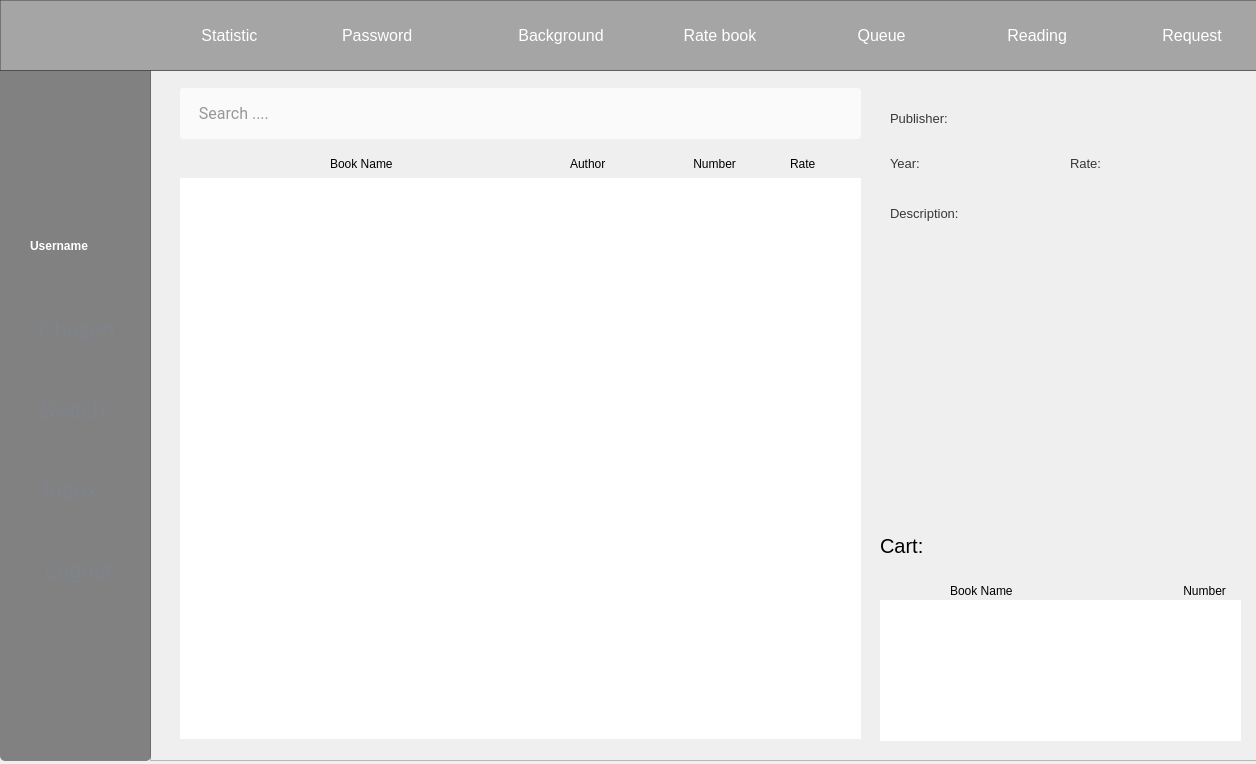
<?xml version="1.0" encoding="UTF-8"?>
<ui version="4.0">
 <class>Reader</class>
 <widget class="QWidget" name="Reader">
  <property name="geometry">
   <rect>
    <x>0</x>
    <y>0</y>
    <width>1256</width>
    <height>764</height>
   </rect>
  </property>
  <property name="windowTitle">
   <string>Reader</string>
  </property>
  <property name="windowIcon">
   <iconset resource="LIBPRO.qrc">
    <normaloff>:/icon/Resources/icon/LP icon.png</normaloff>:/icon/Resources/icon/LP icon.png</iconset>
  </property>
  <property name="styleSheet">
   <string notr="true">QTableWidget:item

{
color:rgb(53, 54, 56);
padding:5px;
margin:15px;
margin-left:0px;
font-size:12px;

font-family:&quot;Open Sans&quot;;
border:0px;

}

QTableWidget::item:selected
{
background-color:red;
}
#publicChat:hover {
background: qradialgradient(cx: 0.3, cy: -0.4,
fx: 0.3, fy: -0.4,
radius: 1.35, stop: 0 rgb(238,226,191), stop: 1 #e5efff);
border-radius: 7px;
}
#accountStatistic:hover {
background: qradialgradient(cx: 0.3, cy: -0.4,
fx: 0.3, fy: -0.4,
radius: 1.35, stop: 0 rgb(238,226,191), stop: 1 #e5efff);
border-radius: 7px;
}
#rentingBook:hover {
background: qradialgradient(cx: 0.3, cy: -0.4,
fx: 0.3, fy: -0.4,
radius: 1.35, stop: 0 rgb(238,226,191), stop: 1 #e5efff);
border-radius: 7px;
}
#logout:hover {
background: qradialgradient(cx: 0.3, cy: -0.4,
fx: 0.3, fy: -0.4,
radius: 1.35, stop: 0 rgb(238,226,191), stop: 1 #e5efff);
border-radius: 7px;
}
#addbtn:hover {
background: qradialgradient(cx: 0.3, cy: -0.4,
fx: 0.3, fy: -0.4,
radius: 1.35, stop: 0 rgb(241, 243, 244), stop: 1 #e5efff);
border-radius: 7px;
}
#removebtn:hover {
background: qradialgradient(cx: 0.3, cy: -0.4,
fx: 0.3, fy: -0.4,
radius: 1.35, stop: 0 rgb(241, 243, 244), stop: 1 #e5efff);
border-radius: 7px;
}
QPushButton {	
color: #333;
border: 2px solid #555;
border-radius: 11px;
padding: 5px;
background: qradialgradient(cx: 0.3, cy: -0.4,
fx: 0.3, fy: -0.4,
radius: 1.35, stop: 0 #fff, stop: 1 #888);
min-width: 80px;
background-color: rgba(255,255,255, .5);
}

QPushButton:hover {
background: qradialgradient(cx: 0.3, cy: -0.4,
fx: 0.3, fy: -0.4,
radius: 1.35, stop: 0 #fff, stop: 1 rgb(212, 236, 215));
}

QPushButton:pressed {
background: qradialgradient(cx: 0.4, cy: -0.1,
fx: 0.4, fy: -0.1,
radius: 1.35, stop: 0 #fff, stop: 1 #ddd);
}
#Reader{
border-image: url(:/appscreen/Resources/appscreen/2.jpg);
}


</string>
  </property>
  <widget class="QFrame" name="frame">
   <property name="geometry">
    <rect>
     <x>150</x>
     <y>70</y>
     <width>1111</width>
     <height>691</height>
    </rect>
   </property>
   <property name="styleSheet">
    <string notr="true">QFrame{background-color:rgba(255,255,255,0.1);
border-radius:0px;}
QLabel { font-family: &quot;Ubuntu Light&quot;; font-weight:500;
color:white;
background-color:transparent;
font-size: 13px;};</string>
   </property>
   <property name="frameShape">
    <enum>QFrame::StyledPanel</enum>
   </property>
   <property name="frameShadow">
    <enum>QFrame::Raised</enum>
   </property>
   <widget class="QLabel" name="Usernamelbl_4">
    <property name="geometry">
     <rect>
      <x>640</x>
      <y>78</y>
      <width>91</width>
      <height>31</height>
     </rect>
    </property>
    <property name="styleSheet">
     <string notr="true"/>
    </property>
    <property name="text">
     <string>Rate</string>
    </property>
   </widget>
   <widget class="QPushButton" name="addbtn">
    <property name="geometry">
     <rect>
      <x>900</x>
      <y>440</y>
      <width>90</width>
      <height>61</height>
     </rect>
    </property>
    <property name="sizePolicy">
     <sizepolicy hsizetype="Fixed" vsizetype="Fixed">
      <horstretch>0</horstretch>
      <verstretch>0</verstretch>
     </sizepolicy>
    </property>
    <property name="minimumSize">
     <size>
      <width>90</width>
      <height>0</height>
     </size>
    </property>
    <property name="whatsThis">
     <string>Add
</string>
    </property>
    <property name="styleSheet">
     <string notr="true">border: 0px;
border-radius:4px;
border-bottom-right-radius:0px;
border-top-right-radius:0;</string>
    </property>
    <property name="text">
     <string/>
    </property>
    <property name="icon">
     <iconset resource="LIBPRO.qrc">
      <normaloff>:/icon/Resources/icon/cart(4).png</normaloff>:/icon/Resources/icon/cart(4).png</iconset>
    </property>
    <property name="iconSize">
     <size>
      <width>45</width>
      <height>45</height>
     </size>
    </property>
   </widget>
   <widget class="QLabel" name="Usernamelbl_7">
    <property name="geometry">
     <rect>
      <x>1030</x>
      <y>500</y>
      <width>81</width>
      <height>41</height>
     </rect>
    </property>
    <property name="styleSheet">
     <string notr="true"/>
    </property>
    <property name="text">
     <string> Number</string>
    </property>
   </widget>
   <widget class="QLabel" name="Usernamelbl_2">
    <property name="geometry">
     <rect>
      <x>180</x>
      <y>78</y>
      <width>91</width>
      <height>31</height>
     </rect>
    </property>
    <property name="styleSheet">
     <string notr="true"/>
    </property>
    <property name="text">
     <string>Book Name </string>
    </property>
   </widget>
   <widget class="QPushButton" name="removebtn">
    <property name="geometry">
     <rect>
      <x>990</x>
      <y>440</y>
      <width>91</width>
      <height>61</height>
     </rect>
    </property>
    <property name="minimumSize">
     <size>
      <width>90</width>
      <height>0</height>
     </size>
    </property>
    <property name="whatsThis">
     <string>Remove
</string>
    </property>
    <property name="styleSheet">
     <string notr="true">border: 0px;
border-radius:4px;
border-bottom-left-radius:0px;
border-top-left-radius:0;</string>
    </property>
    <property name="text">
     <string/>
    </property>
    <property name="icon">
     <iconset resource="LIBPRO.qrc">
      <normaloff>:/icon/Resources/icon/cart (2).png</normaloff>:/icon/Resources/icon/cart (2).png</iconset>
    </property>
    <property name="iconSize">
     <size>
      <width>45</width>
      <height>45</height>
     </size>
    </property>
   </widget>
   <widget class="QLineEdit" name="searchBar">
    <property name="geometry">
     <rect>
      <x>30</x>
      <y>18</y>
      <width>681</width>
      <height>51</height>
     </rect>
    </property>
    <property name="sizePolicy">
     <sizepolicy hsizetype="Expanding" vsizetype="Fixed">
      <horstretch>0</horstretch>
      <verstretch>0</verstretch>
     </sizepolicy>
    </property>
    <property name="minimumSize">
     <size>
      <width>0</width>
      <height>25</height>
     </size>
    </property>
    <property name="styleSheet">
     <string notr="true">border-radius: 3px;
background-color: rgba(255,255,255,0.7);
font-family: Roboto;
font-size:16px;
color:rgb(53, 54, 56);
font-weight:400;
padding:5px;</string>
    </property>
    <property name="text">
     <string/>
    </property>
    <property name="placeholderText">
     <string>   Search ....</string>
    </property>
   </widget>
   <widget class="QLabel" name="Usernamelbl_3">
    <property name="geometry">
     <rect>
      <x>420</x>
      <y>78</y>
      <width>91</width>
      <height>31</height>
     </rect>
    </property>
    <property name="styleSheet">
     <string notr="true"/>
    </property>
    <property name="text">
     <string>Author</string>
    </property>
   </widget>
   <widget class="QLabel" name="Usernamelbl_6">
    <property name="geometry">
     <rect>
      <x>800</x>
      <y>500</y>
      <width>91</width>
      <height>41</height>
     </rect>
    </property>
    <property name="styleSheet">
     <string notr="true"/>
    </property>
    <property name="text">
     <string>Book Name </string>
    </property>
   </widget>
   <widget class="QTableWidget" name="bookList">
    <property name="geometry">
     <rect>
      <x>30</x>
      <y>108</y>
      <width>681</width>
      <height>561</height>
     </rect>
    </property>
    <property name="styleSheet">
     <string notr="true">border: 0;
	font: 10pt &quot;Segoe UI&quot;;
font-weight:600;
border-radius: 5px;background-color: rgba(255, 255, 255, .4);alternate-background-color:rgba(159, 173, 201,0.2);selection-background-color:red;</string>
    </property>
   </widget>
   <widget class="QLabel" name="Usernamelbl_5">
    <property name="geometry">
     <rect>
      <x>540</x>
      <y>78</y>
      <width>91</width>
      <height>31</height>
     </rect>
    </property>
    <property name="styleSheet">
     <string notr="true"/>
    </property>
    <property name="text">
     <string> Number</string>
    </property>
   </widget>
   <widget class="QWidget" name="horizontalWidget_3" native="true">
    <property name="geometry">
     <rect>
      <x>730</x>
      <y>18</y>
      <width>361</width>
      <height>401</height>
     </rect>
    </property>
    <property name="toolTipDuration">
     <number>13</number>
    </property>
    <property name="styleSheet">
     <string notr="true">#horizontalWidget_3 {border: 0;
	font: 10pt &quot;Segoe UI&quot;;
border-radius: 5px;background-color: rgba(255, 255, 255, .7);}</string>
    </property>
    <widget class="QLabel" name="description">
     <property name="geometry">
      <rect>
       <x>20</x>
       <y>130</y>
       <width>331</width>
       <height>251</height>
      </rect>
     </property>
     <property name="layoutDirection">
      <enum>Qt::LeftToRight</enum>
     </property>
     <property name="styleSheet">
      <string notr="true">color: black;
font-size: 14px;
font: 10pt &quot;Comic Sans MS&quot;;

color:white;
background-color:transparent;color:rgb(53, 54, 56);
margin: 8</string>
     </property>
     <property name="text">
      <string/>
     </property>
     <property name="alignment">
      <set>Qt::AlignLeading|Qt::AlignLeft|Qt::AlignTop</set>
     </property>
    </widget>
    <widget class="QLabel" name="label_7">
     <property name="geometry">
      <rect>
       <x>10</x>
       <y>110</y>
       <width>101</width>
       <height>31</height>
      </rect>
     </property>
     <property name="styleSheet">
      <string notr="true">color: rgb(55, 55, 55);
font-size: 13px;</string>
     </property>
     <property name="text">
      <string>Description:</string>
     </property>
    </widget>
    <widget class="QLabel" name="label_4">
     <property name="geometry">
      <rect>
       <x>10</x>
       <y>20</y>
       <width>81</width>
       <height>21</height>
      </rect>
     </property>
     <property name="sizePolicy">
      <sizepolicy hsizetype="Fixed" vsizetype="Preferred">
       <horstretch>0</horstretch>
       <verstretch>0</verstretch>
      </sizepolicy>
     </property>
     <property name="styleSheet">
      <string notr="true">color: rgb(55, 55, 55);
font-size: 13px;</string>
     </property>
     <property name="text">
      <string>Publisher:</string>
     </property>
    </widget>
    <widget class="QLabel" name="bookName">
     <property name="geometry">
      <rect>
       <x>110</x>
       <y>0</y>
       <width>221</width>
       <height>61</height>
      </rect>
     </property>
     <property name="sizePolicy">
      <sizepolicy hsizetype="Fixed" vsizetype="Fixed">
       <horstretch>0</horstretch>
       <verstretch>0</verstretch>
      </sizepolicy>
     </property>
     <property name="minimumSize">
      <size>
       <width>200</width>
       <height>0</height>
      </size>
     </property>
     <property name="contextMenuPolicy">
      <enum>Qt::NoContextMenu</enum>
     </property>
     <property name="styleSheet">
      <string notr="true">font: 10pt &quot;Comic Sans MS&quot;;

color:white;
background-color:transparent;color:rgb(53, 54, 56);
margin: 8</string>
     </property>
     <property name="text">
      <string/>
     </property>
    </widget>
    <widget class="QLabel" name="author">
     <property name="geometry">
      <rect>
       <x>70</x>
       <y>50</y>
       <width>111</width>
       <height>41</height>
      </rect>
     </property>
     <property name="styleSheet">
      <string notr="true">font: 10pt &quot;Comic Sans MS&quot;;

color:white;
background-color:transparent;color:rgb(53, 54, 56);
margin: 8</string>
     </property>
     <property name="text">
      <string/>
     </property>
    </widget>
    <widget class="QLabel" name="label_6">
     <property name="geometry">
      <rect>
       <x>10</x>
       <y>60</y>
       <width>71</width>
       <height>31</height>
      </rect>
     </property>
     <property name="sizePolicy">
      <sizepolicy hsizetype="Fixed" vsizetype="Preferred">
       <horstretch>0</horstretch>
       <verstretch>0</verstretch>
      </sizepolicy>
     </property>
     <property name="styleSheet">
      <string notr="true">color: rgb(55, 55, 55);
font-size: 13px;</string>
     </property>
     <property name="text">
      <string>Year:</string>
     </property>
    </widget>
    <widget class="QLabel" name="rating2">
     <property name="geometry">
      <rect>
       <x>190</x>
       <y>60</y>
       <width>71</width>
       <height>31</height>
      </rect>
     </property>
     <property name="sizePolicy">
      <sizepolicy hsizetype="Fixed" vsizetype="Preferred">
       <horstretch>0</horstretch>
       <verstretch>0</verstretch>
      </sizepolicy>
     </property>
     <property name="styleSheet">
      <string notr="true">color: rgb(55, 55, 55);
font-size: 13px;</string>
     </property>
     <property name="text">
      <string>Rate:</string>
     </property>
    </widget>
    <widget class="QLabel" name="rating">
     <property name="geometry">
      <rect>
       <x>250</x>
       <y>50</y>
       <width>111</width>
       <height>41</height>
      </rect>
     </property>
     <property name="styleSheet">
      <string notr="true">font: 10pt &quot;Comic Sans MS&quot;;

color:white;
background-color:transparent;color:rgb(53, 54, 56);
margin: 8</string>
     </property>
     <property name="text">
      <string/>
     </property>
    </widget>
   </widget>
   <widget class="QLabel" name="label_2">
    <property name="geometry">
     <rect>
      <x>730</x>
      <y>450</y>
      <width>51</width>
      <height>51</height>
     </rect>
    </property>
    <property name="styleSheet">
     <string notr="true">font-size: 20px;
</string>
    </property>
    <property name="text">
     <string>Cart:</string>
    </property>
   </widget>
   <widget class="QTableWidget" name="borrowBook">
    <property name="geometry">
     <rect>
      <x>730</x>
      <y>530</y>
      <width>361</width>
      <height>141</height>
     </rect>
    </property>
    <property name="styleSheet">
     <string notr="true">border: 0;
	font: 9pt &quot;Segoe UI&quot;;
font-weight:600;
border-radius: 5px;background-color: rgba(255, 255, 255, .9);alternate-background-color:rgba(159, 173, 201,0.6);selection-background-color:red;</string>
    </property>
   </widget>
  </widget>
  <widget class="QFrame" name="frame_3">
   <property name="geometry">
    <rect>
     <x>0</x>
     <y>0</y>
     <width>1261</width>
     <height>71</height>
    </rect>
   </property>
   <property name="styleSheet">
    <string notr="true">QFrame{border-top-radius:5px;background-color:rgba(55,55,55,0.4);}
QPushButton {	
color: #333;
border: 2px solid #555;
padding: 5px;
background: qradialgradient(cx: 0.3, cy: -0.4,
fx: 0.3, fy: -0.4,
radius: 1.35, stop: 0 #fff, stop: 1 #888);
min-width: 80px;
background-color: rgba(55,55,55, .3);
border: 0px;
border-radius:0px;
border-left:10;
border-color:white;
color:white;
font-family: &quot;Ubuntu Light&quot;;
font-size: 16px;
}
QPushButton:hover {
background-color:rgba(55,55,55,1);
}

QPushButton:pressed {
background: qradialgradient(cx: 0.4, cy: -0.1,
fx: 0.4, fy: -0.1,
radius: 1.35, stop: 0 #fff, stop: 1 #ddd);
}</string>
   </property>
   <property name="frameShape">
    <enum>QFrame::StyledPanel</enum>
   </property>
   <property name="frameShadow">
    <enum>QFrame::Raised</enum>
   </property>
   <widget class="QPushButton" name="publicChat_3">
    <property name="geometry">
     <rect>
      <x>950</x>
      <y>0</y>
      <width>161</width>
      <height>71</height>
     </rect>
    </property>
    <property name="toolTip">
     <string>Book you have been renting (and haven't returned yet)</string>
    </property>
    <property name="whatsThis">
     <string>Renting book</string>
    </property>
    <property name="styleSheet">
     <string notr="true"/>
    </property>
    <property name="text">
     <string>   Reading</string>
    </property>
    <property name="icon">
     <iconset resource="LIBPRO.qrc">
      <normaloff>:/icon/Resources/icon/open-book (1).png</normaloff>:/icon/Resources/icon/open-book (1).png</iconset>
    </property>
    <property name="iconSize">
     <size>
      <width>35</width>
      <height>35</height>
     </size>
    </property>
   </widget>
   <widget class="QPushButton" name="publicChat">
    <property name="geometry">
     <rect>
      <x>790</x>
      <y>0</y>
      <width>161</width>
      <height>71</height>
     </rect>
    </property>
    <property name="toolTip">
     <string>Your queue books  - please come to library to get them</string>
    </property>
    <property name="whatsThis">
     <string>Add
</string>
    </property>
    <property name="styleSheet">
     <string notr="true"/>
    </property>
    <property name="text">
     <string>     Queue</string>
    </property>
    <property name="icon">
     <iconset resource="LIBPRO.qrc">
      <normaloff>:/icon/Resources/icon/books (1).png</normaloff>:/icon/Resources/icon/books (1).png</iconset>
    </property>
    <property name="iconSize">
     <size>
      <width>35</width>
      <height>35</height>
     </size>
    </property>
   </widget>
   <widget class="QPushButton" name="publicChat_4">
    <property name="geometry">
     <rect>
      <x>150</x>
      <y>0</y>
      <width>141</width>
      <height>71</height>
     </rect>
    </property>
    <property name="toolTip">
     <string>Account statistic</string>
    </property>
    <property name="whatsThis">
     <string>Add
</string>
    </property>
    <property name="styleSheet">
     <string notr="true"/>
    </property>
    <property name="text">
     <string>    Statistic</string>
    </property>
    <property name="icon">
     <iconset resource="LIBPRO.qrc">
      <normaloff>:/icon/Resources/icon/line-chart.png</normaloff>:/icon/Resources/icon/line-chart.png</iconset>
    </property>
    <property name="iconSize">
     <size>
      <width>35</width>
      <height>35</height>
     </size>
    </property>
   </widget>
   <widget class="QPushButton" name="logout_2">
    <property name="geometry">
     <rect>
      <x>450</x>
      <y>0</y>
      <width>191</width>
      <height>71</height>
     </rect>
    </property>
    <property name="toolTip">
     <string>set theme for current window</string>
    </property>
    <property name="whatsThis">
     <string>Change theme</string>
    </property>
    <property name="styleSheet">
     <string notr="true"/>
    </property>
    <property name="text">
     <string>       Background</string>
    </property>
    <property name="icon">
     <iconset resource="LIBPRO.qrc">
      <normaloff>:/icon/Resources/icon/567.png</normaloff>:/icon/Resources/icon/567.png</iconset>
    </property>
    <property name="iconSize">
     <size>
      <width>35</width>
      <height>35</height>
     </size>
    </property>
   </widget>
   <widget class="QPushButton" name="publicChat_5">
    <property name="geometry">
     <rect>
      <x>290</x>
      <y>0</y>
      <width>161</width>
      <height>71</height>
     </rect>
    </property>
    <property name="toolTip">
     <string>Change your password
</string>
    </property>
    <property name="whatsThis">
     <string>Add
</string>
    </property>
    <property name="styleSheet">
     <string notr="true"/>
    </property>
    <property name="text">
     <string>   Password</string>
    </property>
    <property name="icon">
     <iconset resource="LIBPRO.qrc">
      <normaloff>:/icon/Resources/icon/345.png</normaloff>:/icon/Resources/icon/345.png</iconset>
    </property>
    <property name="iconSize">
     <size>
      <width>35</width>
      <height>35</height>
     </size>
    </property>
   </widget>
   <widget class="QPushButton" name="rate">
    <property name="geometry">
     <rect>
      <x>640</x>
      <y>0</y>
      <width>151</width>
      <height>71</height>
     </rect>
    </property>
    <property name="toolTip">
     <string>Switch role 
</string>
    </property>
    <property name="whatsThis">
     <string>Add
</string>
    </property>
    <property name="styleSheet">
     <string notr="true"/>
    </property>
    <property name="text">
     <string>  Rate book</string>
    </property>
    <property name="icon">
     <iconset resource="LIBPRO.qrc">
      <normaloff>:/icon/Resources/icon/starr.png</normaloff>:/icon/Resources/icon/starr.png</iconset>
    </property>
    <property name="iconSize">
     <size>
      <width>35</width>
      <height>35</height>
     </size>
    </property>
   </widget>
   <widget class="QPushButton" name="requestbtn">
    <property name="geometry">
     <rect>
      <x>1110</x>
      <y>0</y>
      <width>151</width>
      <height>71</height>
     </rect>
    </property>
    <property name="styleSheet">
     <string notr="true"/>
    </property>
    <property name="text">
     <string>   Request</string>
    </property>
    <property name="icon">
     <iconset resource="LIBPRO.qrc">
      <normaloff>:/icon/Resources/icon/6969.png</normaloff>:/icon/Resources/icon/6969.png</iconset>
    </property>
    <property name="iconSize">
     <size>
      <width>35</width>
      <height>35</height>
     </size>
    </property>
   </widget>
  </widget>
  <widget class="QFrame" name="frame_2">
   <property name="geometry">
    <rect>
     <x>0</x>
     <y>70</y>
     <width>151</width>
     <height>691</height>
    </rect>
   </property>
   <property name="styleSheet">
    <string notr="true">QFrame{background-color:rgba(55,55,55,0.6);
border-bottom-left-radius:5px;border-bottom-right-radius:5px;}QPushButton {	
color: #333;
border: 2px solid #555;
border-radius: 11px;
padding: 5px;
background: qradialgradient(cx: 0.3, cy: -0.4,
fx: 0.3, fy: -0.4,
radius: 1.35, stop: 0 #fff, stop: 1 #888);
min-width: 80px;
background-color: rgba(55,55,55, .3);
}
QPushButton:hover {
background-color:rgba(55,55,55,1);
color: white;
}

QPushButton:pressed {
background: qradialgradient(cx: 0.4, cy: -0.1,
fx: 0.4, fy: -0.1,
radius: 1.35, stop: 0 #fff, stop: 1 #ddd);
}
QPushButton {
border: 0px;
font: 87 8pt &quot;Ubuntu Light&quot;;
color:rgb(126, 131, 140);
border-radius:0px;
font-size:22px;
}

</string>
   </property>
   <property name="frameShape">
    <enum>QFrame::StyledPanel</enum>
   </property>
   <property name="frameShadow">
    <enum>QFrame::Raised</enum>
   </property>
   <widget class="QPushButton" name="bookListbtn">
    <property name="geometry">
     <rect>
      <x>-10</x>
      <y>220</y>
      <width>161</width>
      <height>81</height>
     </rect>
    </property>
    <property name="styleSheet">
     <string notr="true"/>
    </property>
    <property name="text">
     <string>  Chosen</string>
    </property>
    <property name="icon">
     <iconset resource="LIBPRO.qrc">
      <normaloff>:/icon/Resources/icon/order.png</normaloff>:/icon/Resources/icon/order.png</iconset>
    </property>
    <property name="iconSize">
     <size>
      <width>40</width>
      <height>50</height>
     </size>
    </property>
   </widget>
   <widget class="QLabel" name="size">
    <property name="geometry">
     <rect>
      <x>40</x>
      <y>270</y>
      <width>21</width>
      <height>20</height>
     </rect>
    </property>
    <property name="styleSheet">
     <string notr="true">background-color:transparent;color: red; 
</string>
    </property>
    <property name="text">
     <string/>
    </property>
   </widget>
   <widget class="QLabel" name="Usernamelbl">
    <property name="geometry">
     <rect>
      <x>30</x>
      <y>160</y>
      <width>91</width>
      <height>31</height>
     </rect>
    </property>
    <property name="styleSheet">
     <string notr="true">font: 10pt &quot;Segoe UI&quot;;
font-weight:500;
color:white;background-color:transparent;</string>
    </property>
    <property name="text">
     <string>Username</string>
    </property>
   </widget>
   <widget class="QPushButton" name="rolebtn">
    <property name="geometry">
     <rect>
      <x>0</x>
      <y>300</y>
      <width>151</width>
      <height>81</height>
     </rect>
    </property>
    <property name="styleSheet">
     <string notr="true"/>
    </property>
    <property name="text">
     <string> Switch  </string>
    </property>
    <property name="icon">
     <iconset resource="LIBPRO.qrc">
      <normaloff>:/icon/Resources/icon/shuffle (1).png</normaloff>:/icon/Resources/icon/shuffle (1).png</iconset>
    </property>
    <property name="iconSize">
     <size>
      <width>50</width>
      <height>50</height>
     </size>
    </property>
   </widget>
   <widget class="QPushButton" name="accountbtn">
    <property name="geometry">
     <rect>
      <x>-10</x>
      <y>380</y>
      <width>161</width>
      <height>81</height>
     </rect>
    </property>
    <property name="styleSheet">
     <string notr="true"/>
    </property>
    <property name="text">
     <string>Inbox</string>
    </property>
    <property name="icon">
     <iconset resource="LIBPRO.qrc">
      <normaloff>:/icon/Resources/icon/earth-globe.png</normaloff>:/icon/Resources/icon/earth-globe.png</iconset>
    </property>
    <property name="iconSize">
     <size>
      <width>50</width>
      <height>50</height>
     </size>
    </property>
   </widget>
   <widget class="QPushButton" name="logout">
    <property name="geometry">
     <rect>
      <x>0</x>
      <y>460</y>
      <width>151</width>
      <height>81</height>
     </rect>
    </property>
    <property name="toolTip">
     <string>Log out
</string>
    </property>
    <property name="whatsThis">
     <string>Add
</string>
    </property>
    <property name="styleSheet">
     <string notr="true"/>
    </property>
    <property name="text">
     <string> Logout</string>
    </property>
    <property name="icon">
     <iconset resource="LIBPRO.qrc">
      <normaloff>:/icon/Resources/icon/logout (10).png</normaloff>:/icon/Resources/icon/logout (10).png</iconset>
    </property>
    <property name="iconSize">
     <size>
      <width>50</width>
      <height>50</height>
     </size>
    </property>
   </widget>
   <widget class="QPushButton" name="pushButton">
    <property name="geometry">
     <rect>
      <x>10</x>
      <y>30</y>
      <width>131</width>
      <height>131</height>
     </rect>
    </property>
    <property name="styleSheet">
     <string notr="true">background-color: tranparent;
background:transparent;
border: 0px;
border-radius:50px;</string>
    </property>
    <property name="text">
     <string/>
    </property>
    <property name="icon">
     <iconset resource="LIBPRO.qrc">
      <normaloff>:/barIcon/Resources/icon/user (1).png</normaloff>:/barIcon/Resources/icon/user (1).png</iconset>
    </property>
    <property name="iconSize">
     <size>
      <width>100</width>
      <height>100</height>
     </size>
    </property>
   </widget>
   <widget class="QLabel" name="notify">
    <property name="geometry">
     <rect>
      <x>40</x>
      <y>430</y>
      <width>20</width>
      <height>20</height>
     </rect>
    </property>
    <property name="styleSheet">
     <string notr="true">background-color:transparent;color: red; 
font: 25 10pt &quot;Ubuntu Light&quot;;
border-radius: 10px;</string>
    </property>
    <property name="text">
     <string/>
    </property>
   </widget>
  </widget>
  <widget class="QLabel" name="notify_2">
   <property name="geometry">
    <rect>
     <x>560</x>
     <y>750</y>
     <width>20</width>
     <height>20</height>
    </rect>
   </property>
   <property name="styleSheet">
    <string notr="true">background-color:transparent;color: red; 
font: 25 10pt &quot;Ubuntu Light&quot;;
border-radius: 10px;</string>
   </property>
   <property name="text">
    <string/>
   </property>
  </widget>
 </widget>
 <layoutdefault spacing="6" margin="11"/>
 <resources>
  <include location="LIBPRO.qrc"/>
 </resources>
 <connections/>
</ui>
